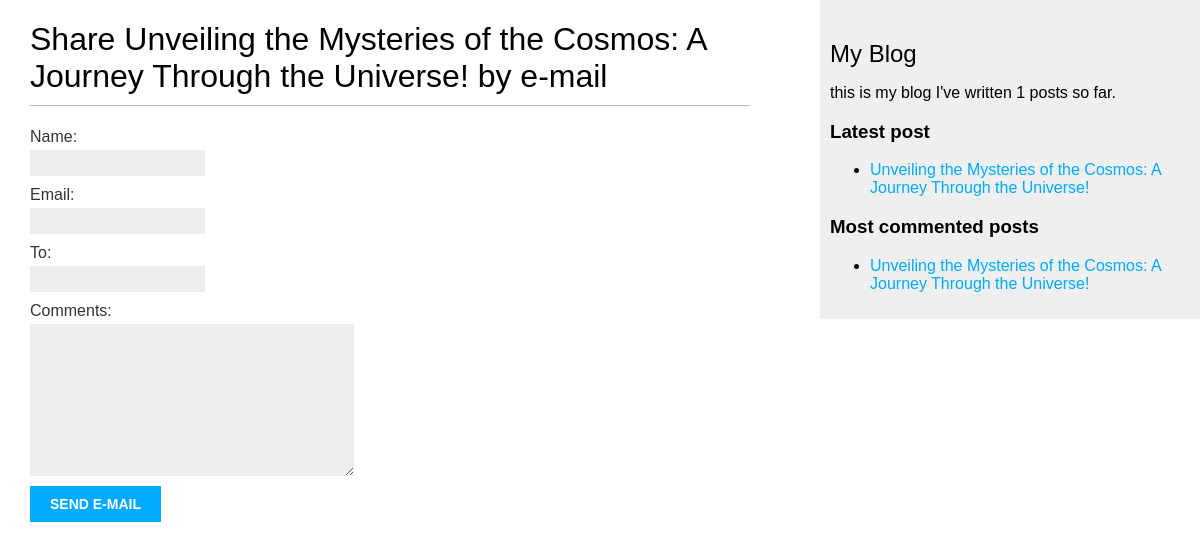
Before: /blog/2/share/ with the older database file.
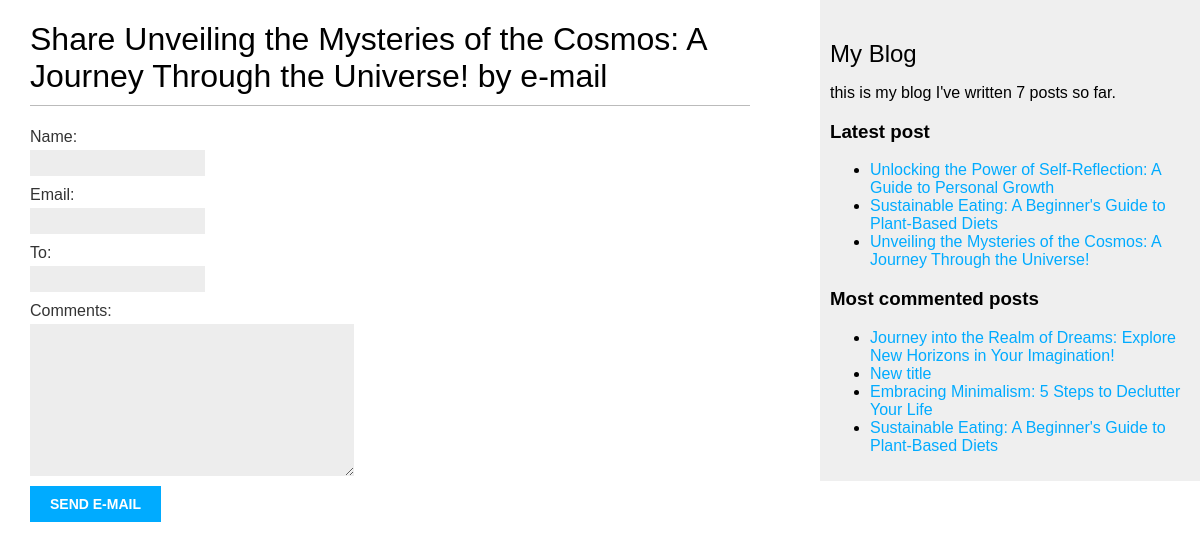
After: the same page with the newer database file.
### blog/models.py (models this page shows, shortened)
class Post(models.Model):
    class Status(models.TextChoices):
        DRAFT = 'DF', 'Draft'
        PUBLISHED = 'PB', 'Published'
    title = models.CharField(max_length=250)
    slug = models.SlugField(max_length=250, unique_for_date='publish')
    author = models.ForeignKey(User,
                               on_delete=models.CASCADE,
                               related_name='blog_posts')
    body = models.TextField()
    publish = models.DateField(default=timezone.now)
    created = models.DateField(auto_now_add=True)
    updated = models.DateField(auto_now=True)
    status = models.CharField(max_length=2,
                              choices=Status.choices,
                              default=Status.DRAFT)
    objects = models.Manager()
    published = PublishedManager()
    tags = TaggableManager()
    class Meta:
        ordering = ['-publish']
        indexes = [
            models.Index(fields=['-publish']),
        ]
    def get_absolute_url(self):
        return reverse('blog:post_detail', args=[self.publish.year,
                                                 self.publish.month,
                                                 self.publish.day,
                                                 self.slug])

### blog/views.py (the view)
# urls.py: path('<int:post_id>/share/', views.post_share, name='post_share'),
def post_share(request, post_id):
    post = get_object_or_404(Post, id=post_id, status=Post.Status.PUBLISHED)
    sent = False
    if request.method == 'POST':
        form = EmailPostForm(request.POST)
        if form.is_valid():
            cd = form.cleaned_data
            post_url = request.build_absolute_uri(post.get_absolute_url())
            subject = f"{cd['name']} recommend you read {post.title}"
            message = f"Read {post.title} at {post_url}\n\n {cd['name']}'s comments: {cd['comments']}"
            send_mail(subject, message, 'sasha.v720@gmail.com', [cd['to']])
            sent = True
    else:
        form = EmailPostForm()
    return render(request, 'blog/post/share.html', {'post': post,
                                                    'form': form,
                                                    'sent': sent})

### blog/forms.py
class EmailPostForm(forms.Form):
    name = forms.CharField(max_length=25)
    email = forms.EmailField()
    to = forms.EmailField()
    comments = forms.CharField(required=False, widget=forms.Textarea)

### blog/models.py (called while the page is built)
    def get_queryset(self):
        return super().get_queryset()\
                        .filter(status=Post.Status.PUBLISHED)

### blog/templatetags/blog_tags.py (called while the page is built)
@register.simple_tag
def total_posts():
    return Post.published.count()

@register.simple_tag
def get_most_commented_posts(count=2):
    return Post.published.annotate(total_comments=Count('comments')).order_by('-total_comments')[::count]

@register.inclusion_tag('blog/post/latest_posts.html')
def show_latest_posts(count=5):
    latest_posts = Post.published.order_by('-publish')[::count]
    return {'latest_posts': latest_posts}

### blog/templates/blog/post/share.html (shortened to what this page needs)
{% extends "blog/base.html" %}
{% block content %}
    {% if sent %}
        <h1>E-mail sent successfully </h1>
        <p>
            "{{ post.title }}" was successfully sent to {{ form.cleaned_data.to }}.
        </p>
    {% else %}
        <h1>Share {{ post.title }} by e-mail</h1>
        <form method="post">
            {{ form.as_p }}
            <input type="submit" value="Send e-mail">
        </form>
    {% endif %}
{% endblock %}

### blog/templates/blog/base.html (shortened to what this page needs)
{% load blog_tags %}
{% load static %}
<!DOCTYPE html>
<html lang="en">
<head>
    <link href="{% static 'css/blog.css' %}" rel="stylesheet">
</head>
<body>
    <div id="content">
        {% block content %}
        {% endblock %}
    </div>
    <div id="sidebar">
        <h2>My Blog</h2>
        <p>
            this is my blog
            I've written {% total_posts %} posts so far.
        </p>
        <h3>Latest post</h3>
        {% show_latest_posts 3 %}
        <h3>Most commented posts</h3>
        {% get_most_commented_posts as most_commented_posts %}
        <ul>
            {% for post in most_commented_posts %}
            <li>
                <a href="{{ post.get_absolute_url }}">{{ post.title }}</a>
            </li>
            {% endfor %}
        </ul>
    </div>
</body>
</html>

### blog/templates/blog/post/latest_posts.html
<ul>
    {% for post in latest_posts %}
    <li>
        <a href="{{ post.get_absolute_url }}">{{ post.title }}</a>
    </li>
    {% endfor %}
</ul>

### blog/static/css/blog.css (style rules this page uses)
body { margin:0; padding:0; font-family:helvetica, sans-serif; }
a { color:#00abff; text-decoration:none; }
h1 { font-weight:normal; border-bottom:1px solid #bbb; padding:0 0 10px 0; }
h2 { font-weight:normal; margin:30px 0 0; }
#content { float:left; width:60%; padding:0 0 0 30px; }
#sidebar { float:right; width:30%; padding:10px; background:#efefef; height:100%; }
label { float:left; clear:both; color:#333; margin-bottom:4px; }
input, textarea { clear:both; float:left; margin:0 0 10px; background:#ededed; border:0; padding:6px 10px; font-size:12px; }
input[type=submit] { font-weight:bold; background:#00abff; color:#fff; padding:10px 20px; font-size:14px; text-transform:uppercase; }

Changed rows visible on the page:
no longer on one of the page's lists (row unchanged): Post: title "Unveiling the Mysteries of the Cosmos: A Journey Through the Universe!"
added Post: title "Unlocking the Power of Self-Reflection: A Guide to Personal Growth", shown under "Latest post"
added Post: title "Sustainable Eating: A Beginner's Guide to Plant-Based Diets"
now on this page (row edited): Post: title "Journey into the Realm of Dreams: Explore New Horizons in Your Imagination!", shown under "Most commented posts"
now on this page (row edited): Post: title "New title", shown under "Most commented posts"
added Post: title "Embracing Minimalism: 5 Steps to Declutter Your Life", shown under "Most commented posts"
Other visible differences:
text no longer shown: "1"
text now shown: "7"
